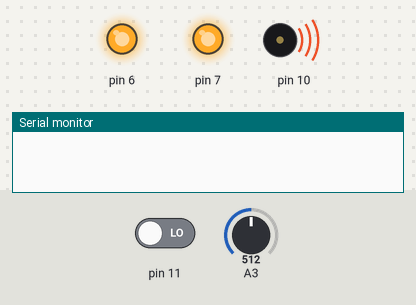
Recording of a sketch running on a simulated Arduino Uno, built with avr-gcc and run on an emulated ATmega328P. Parts: output pins drawn as LEDs (lit = HIGH), buzzer (waves = sounding), the last lines printed to the serial monitor. The inputs (shaded band) are chosen by the test bench; at power-on: pin 11 LOW, A3 = 512.

Above: at 0.1 s.
At 1.2 s:
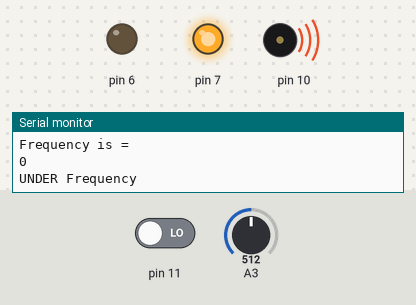
Timing chart, 0 to 2.7 s (numbered marks = the images above):
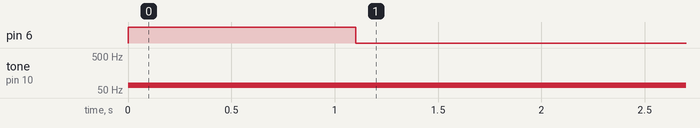

The sketch:

test_math_frequency.ino
```cpp
 void setup() {
 pinMode(6, OUTPUT);
 pinMode(7, OUTPUT);

 pinMode(3, INPUT);
 pinMode(11, INPUT);
  Serial.begin(9600);
  digitalWrite(7,HIGH);
  digitalWrite(6,HIGH);
}

 void loop() {

 int yu = analogRead(3);
 int vf = map(yu,0,1023,40,100);
 int bn = constrain(vf,40,100);
  tone(10,bn);


  unsigned long duration;
  duration = pulseIn(11, HIGH);


    float vvvv = 1000;
    float ccc =  (duration/vvvv );

    float cm = 1/(ccc*2);
    int  cv = (cm*1000) ;

    Serial.println("Frequency is = " );
    Serial.println( cv );
    delay(100 );


 if (55<cv)
{

  Serial.println( "OVER Frequency" );

  digitalWrite(7,LOW);
}
   else if(48>cv)
{

  Serial.println( "UNDER Frequency" );

   digitalWrite(6,LOW);
  }

else
{

  Serial.println( "Stable Condition" );

  digitalWrite(6,HIGH);
  digitalWrite(7,HIGH);
  }


}
```

Measured:
- by itself, pin 6: HIGH → LOW at 1.1 s
- by itself, tone on pin 10: silent → 70 Hz at 0.00 s
